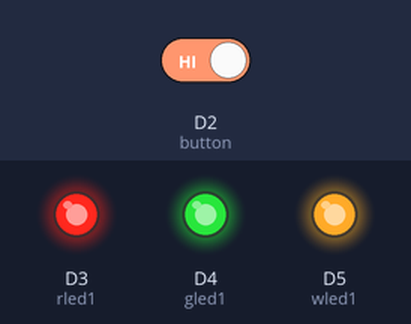
Bench run of a sketch on a simulated ESP8266 (NodeMCU). On the bench: output pins drawn as LEDs (lit = HIGH). The test bench sets the inputs (shaded band); at power-on: D2 (button) HIGH. WiFi joins after 1.5 s; servers stay silent unless stated; uploads are accepted with an empty reply; the local clock reads 2024-03-15 10:24:30 at power-on unless the sketch sets it; what the sketch prints to the serial monitor is not drawn.

Above: at 0.1 s.
At 5.9 s:
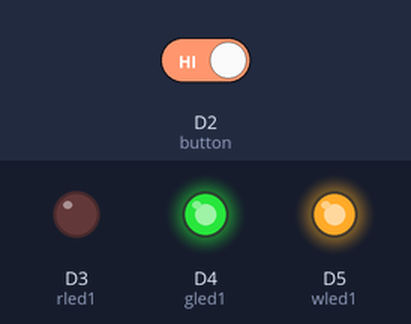
6.0 s: D2 (button) driven HIGH
7.5 s: D2 (button) driven LOW
At 9.1 s:
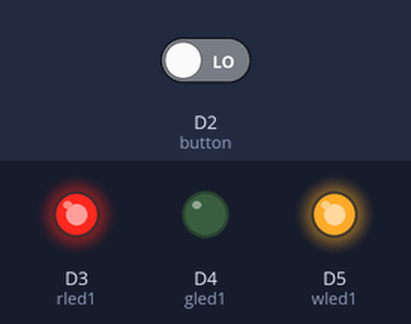
Timing chart, 0 to 10.6 s (numbered marks = the images above; inputs shaded):
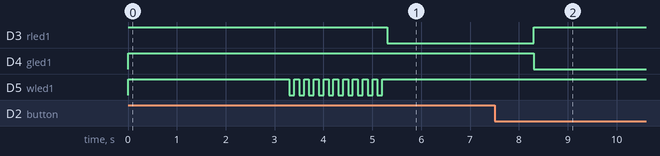

Measured:
- after the input at 6.0 s, every drawn part: stays the same
- after the input at 7.5 s, D3 (rled1): LOW → HIGH after 0.80 s; D4 (gled1): HIGH → LOW after 0.80 s

The sketch:

motor.ino
```cpp
#include <ESP8266WiFi.h>
#include <WiFiClientSecure.h>
#include <UniversalTelegramBot.h>
#include <ArduinoJson.h>
#include <ESP8266HTTPClient.h>


// Wifi network station credentials
#define WIFI_SSID "vvvvva"
#define WIFI_PASSWORD "bts army"

#define ownertoken "5982109878:AAGzuL31DtSVJLKIruPOKQLfVKo6GUzsLWo"
#define ownerid "1694002474"
#define municipalid "5137812486"

String ownermsg="Alert from Septic Tank, your tank is going to be full. Clean it before it overflows";
String muncipalmsg="Alert from Septic Tank located at Lt: 15.8283837, Lg: 77.588802, it is going to be full";

X509List cert(TELEGRAM_CERTIFICATE_ROOT);
WiFiClientSecure secured_client;
UniversalTelegramBot bot(ownertoken, secured_client);

String serverName = "https://makeskilled.com/projects/mockingbirds/driver/septictank.php";


int button=D2;

int rled1=D3;
int gled1=D4;
int wled1=D5;
int flag=0;
void setup() {
  // put your setup code here, to run once:
  pinMode(rled1,OUTPUT);
  pinMode(gled1,OUTPUT);
  pinMode(wled1,OUTPUT);
  pinMode(button,INPUT);
  digitalWrite(rled1,1);
  digitalWrite(gled1,1);
  digitalWrite(wled1,1);
  Serial.begin(9600);
  secured_client.setTrustAnchors(&cert);
  configTime(0,0,"pool.ntp.org");
  Serial.print("Connecting to Wifi SSID ");
  Serial.print(WIFI_SSID);
  WiFi.begin(WIFI_SSID, WIFI_PASSWORD);
  while (WiFi.status() != WL_CONNECTED)
  {
    Serial.print(".");
    delay(500);
  }
  Serial.print("\nWiFi connected. IP address: ");
  Serial.println(WiFi.localIP());

}

void loop() {
  delay(1000);
  // put your main code here, to run repeatedly:
  if(digitalRead(button)==0){
    flag=0;
    digitalWrite(rled1,1);
    digitalWrite(wled1,1);
    digitalWrite(gled1,0);
  } else if(digitalRead(button)==1 && flag==0) {
    Serial.println("MOTOR OFF");
    bot.sendMessage(ownerid,ownermsg, "Markdown");
    bot.sendMessage(municipalid,muncipalmsg,"Markdown");
    while(1) {
      int stat=upload_sensory_feed("15.8283837","77.588802","Omkar","7396060373","");
      if(stat==1) {
        break;
      }
      delay(100);
    }
    flag=1;
    digitalWrite(gled1,1);
    digitalWrite(rled1,1);
    for(int i=0;i<10 ;i++) {
     digitalWrite(wled1,0);
     delay(100);
     digitalWrite(wled1,1);
     delay(100);
   }
   digitalWrite(rled1,0);
  }
}

int upload_sensory_feed(String a, String g, String s, String d, String st) {

  if(WiFi.status()== WL_CONNECTED){
      HTTPClient http;
      WiFiClientSecure client;
      client.setInsecure(); // this is the magical line that makes everything work


      String serverPath = serverName +"?latitude=" + String(a) + "&longitude=" + String(g) + "&owner=" + String(s) + "&contact=" + String(d) + "&status="+String(st)+"&slot=" + String(0);

      http.begin(client,serverPath.c_str());

      int httpResponseCode = http.GET();

      if (httpResponseCode>0) {
        Serial.print("HTTP Response code: ");
        Serial.println(httpResponseCode);
        String payload = http.getString();
        Serial.println(payload);
        return(1);
      }
      else {
        Serial.print("Error code: ");
        Serial.println(httpResponseCode);
        return(0);
      }
      http.end();
    }
    else {
      Serial.println("WiFi Disconnected");
      return(0);
    }
}
```
